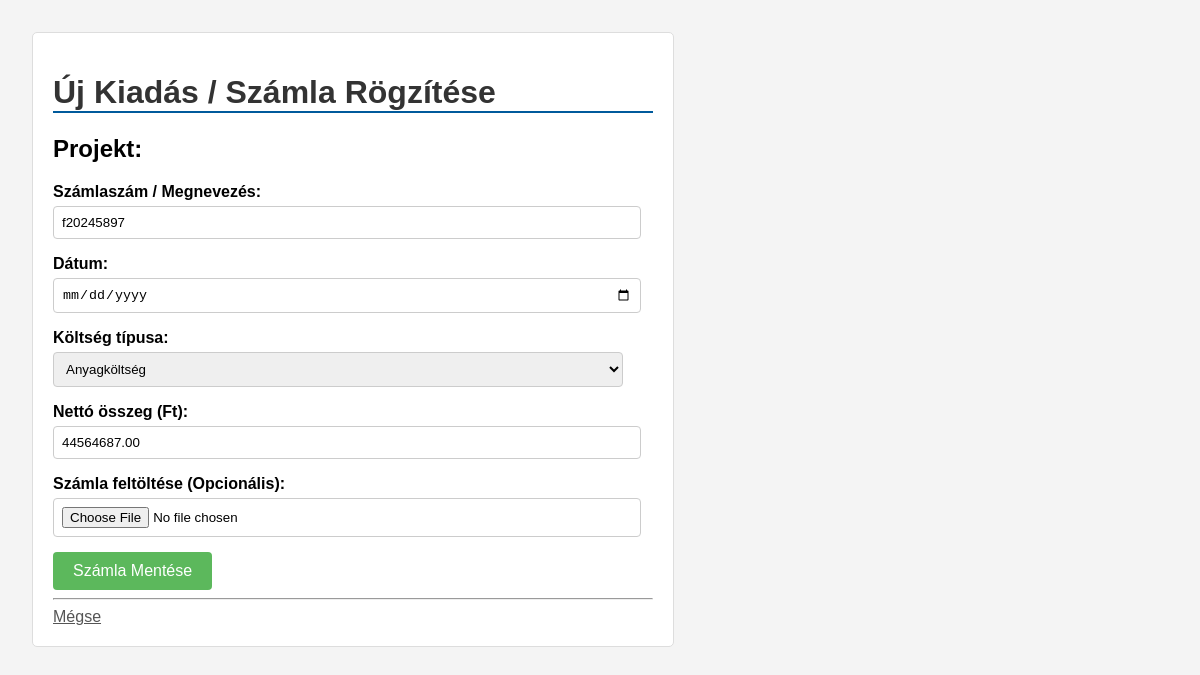
Page /expense/2/edit/ on the committed database.
### projects/models.py (models this page shows, shortened)
class Expense(models.Model):
    CATEGORY_CHOICES = [('ANYAG', 'Anyagköltség'), ('MUNKADIJ', 'Munkadíj'), ('EGYEB', 'Egyéb / Általános')]
    project = models.ForeignKey(Project, related_name='expenses', on_delete=models.CASCADE,
                                verbose_name="Kapcsolódó Projekt")
    name = models.CharField(max_length=200, verbose_name="Tétel megnevezése / Számlaszám")
    date = models.DateField(verbose_name="Fizetés/Számla dátuma")
    amount_netto = models.DecimalField(max_digits=12, decimal_places=2, verbose_name="Nettó összeg (Ft)")
    category = models.CharField(max_length=20, choices=CATEGORY_CHOICES, default='ANYAG', verbose_name="Kategória")
    invoice_file = models.FileField(upload_to='invoices/%Y/%m/', null=True, blank=True, verbose_name="Számla kép/PDF")
    class Meta: verbose_name, verbose_name_plural, ordering = "Kiadás / Számla", "Kiadások", ['-date']

### projects/views.py (the view)
# urls.py: path('expense/<int:pk>/edit/', views.expense_update, name='expense-update'),
def expense_update(request, pk):
    expense = get_object_or_404(Expense, id=pk)
    if request.method == 'POST':
        form = ExpenseForm(request.POST, request.FILES, instance=expense)
        if form.is_valid(): form.save(); return redirect('project-detail', pk=expense.project.id)
    else: form = ExpenseForm(instance=expense)
    context = {'form': form, 'expense': expense}; return render(request, 'projects/expense_form.html', context)

### projects/forms.py
class ExpenseForm(forms.ModelForm):
    class Meta:
        model = Expense
        fields = ['name', 'date', 'category', 'amount_netto', 'invoice_file']
        labels = {'name': 'Számlaszám / Megnevezés', 'date': 'Dátum', 'category': 'Költség típusa', 'amount_netto': 'Nettó összeg (Ft)', 'invoice_file': 'Számla feltöltése (Opcionális)'}
        widgets = {'date': forms.DateInput(attrs={'type': 'date'})}

### projects/templates/projects/expense_form.html (shortened to what this page needs)
<!DOCTYPE html>
<html lang="hu">
<head>
</head>
<body>
    <div class="container">
        <h1>Új Kiadás / Számla Rögzítése</h1>
        <h2>Projekt: {{ project.name }}</h2>
        <form method="POST" enctype="multipart/form-data">
            {{ form.as_p }}
            <button type="submit">Számla Mentése</button>
        </form>
        <hr>
        <a href="{% url 'project-detail' project.id %}" style="color: #555;">Mégse</a>
    </div>
</body>
</html>

### projects/templates/projects/expense_form.html (style rules this page uses)
body { font-family: sans-serif; margin: 2em; background-color: #f4f4f4; }
.container { background-color: #fff; border: 1px solid #ddd; border-radius: 5px; padding: 20px; max-width: 600px; }
h1 { color: #333; border-bottom: 2px solid #005a9c; }
form p { margin-bottom: 15px; }
form label { display: block; font-weight: bold; margin-bottom: 5px; }
form input, form select { width: 95%; padding: 8px; border: 1px solid #ccc; border-radius: 4px; }
button { background-color: #5cb85c; color: white; padding: 10px 20px; border: none; border-radius: 4px; cursor: pointer; font-size: 1em; }

### rows in the picture
Expense: name "f20245897", category "Anyagköltség", amount_netto "44564687.00"
